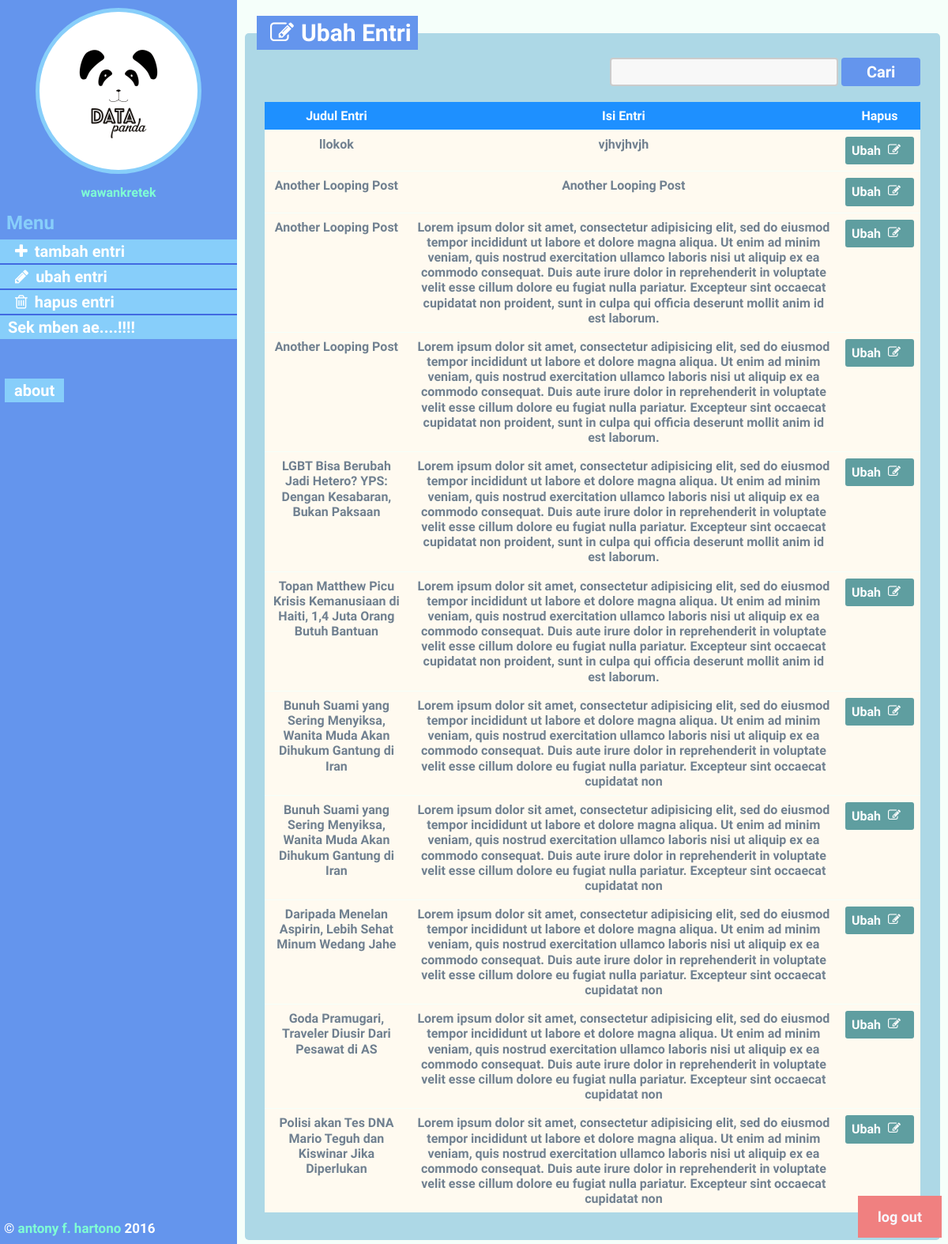
/t4/ubah-dp.php (signed in), run on the app's committed database.
### tables this page shows
CREATE TABLE IF NOT EXISTS `blog` (
  `id` int(11) NOT NULL AUTO_INCREMENT,
  `blog_judul` varchar(255) NOT NULL DEFAULT '0',
  `blog_tanggal` varchar(50) NOT NULL,
  `blog_isi` text,
  `blog_gambar` text,
  PRIMARY KEY (`id`)
);

### config.php (called while the page is built, shortened)
<?php namespace config_;
class Config {
		var $SQL = "";
		var $SQL_from = "";
		var $SQL_where = "";
		var $SQL_order = "";
		public function __construct() {
			$db ="db_dp";
		}
		public function select($field = "*") {
			if (is_array($field)) {
				$this->SQL .= "SELECT " .implode(", ", $field) ." ";
			} else {
				if ($this->SQL == '') {
					$this->SQL .= "SELECT " .$field ." ";
				} else {
					$this->SQL .= ", " .$field ." ";
				}
			}
		}
		public function from($table) {
			if (is_array($table)) {
				$this->SQL_from .= "FROM " .implode(", ", $table) ." ";
			} else {
				if ($this->SQL_from == '') {
					$this->SQL_from .= "FROM " .$table ." ";
				} else {
					$this->SQL_from .= ", " .$table ." ";
				}
			}
		}
		public function order($field, $value = "") {
			if (is_array($field)) {
				foreach ($field as $key => $value) {
					if ($this->SQL_order == '') {
						$this->SQL_order .= "ORDER BY " .$value ." " .$key ." ";
					} else {
						$this->SQL_order .= ", " .$value ." " .$key ." ";
					}
				}
			} else {
				if ($this->SQL_order == '') {
					$this->SQL_order .= "ORDER BY " .$field ." " .$value ." ";
				} else {
					$this->SQL_order .= ", " .$field ." " .$value ." ";
				}
			}
		}
		public function get() {
			$this->resultData = [];
			$this->SQL .= $this->SQL_from .$this->SQL_where .$this->SQL_order;
			$result = mysql_query($this->SQL);
			$index = 0;
			while ($data = mysql_fetch_array($result)) {
				foreach ($data as $key => $value) {
					$this->resultData[$index][$key] = $value;
				}
				$index++;
			}
			return $this->resultData;
		}
		public function reset() {
			$this->SQL = "";
			$this->SQL_from = "";
			$this->SQL_where = "";
			$this->SQL_order = "";
		}
}
?>

### t4/sc/model-blog.php (called while the page is built, shortened)
<?php namespace sc\_model_blog;
	class model_blog extends Config {
		function __construct() {
			$this->db = new Config();
		}
		public function SELECT_ALL() {
			$this->db->select('*');
			$this->db->from('blog');
			$this->db->order('blog_tanggal','DESC');
			$data = $this->db->get();
			return $data;
		}
	}
?>

### t4/ubah-dp.php (the view, shortened to what this page needs)
<?php session_start();
include('bagian/header.php');
    $blog = new Blog;
  if (isset($_GET['search'])) {
    $data_blog = $blog->LIKE('blog_judul',$_GET['search']);
  } else {
    $data_blog = $blog->SELECT_ALL();
  }
?>
<body>
    <?php include('bagian/sidebar.php'); ?>
        <section id="mainbar">
            <div class="isi">
                <fieldset>
                    <legend><span class="fa fa-edit"></span>Ubah Entri</legend>
                      <div class="search">
                      <form action="" method="GET">
                        <input type="text" name="search">
                        <input type="submit" value="Cari">
                      </form>
                      </div>
                    <div class="isi-form">
                      <table class="tb-select">
                      <thead>
                          <tr>
                              <th>Judul Entri</th>
                              <th>Isi Entri</th>
                              <th>Hapus</th>
                          </tr>
                      </thead>
<form action="" method="GET">
                      <tbody>
    <?php
    foreach ($data_blog as $brs) {
    ?>
    <tr>
    <td><?php echo $brs['blog_judul']?></td>
    <td><?php echo $brs['blog_isi']?></td>
    <td><a class='b-ubah' href="ubah-dp-e.php?id=<?php echo $brs['id']?>">Ubah <span class="fa fa-edit"></a></td>
    </tr>
                      </tbody>
</form>
    <?php
  }
?>
                      </table>
                    </div>
                </fieldset>
            </div>
        </section>
    </div>
</section>
</body>
</html>

### t4/assets/css/mc.css (style rules this page uses)
* { padding: 0px; margin: 0px; font-family: "Roboto", sans-serif; }
a { text-decoration: none; color: aquamarine; }
#konten #mainbar { position: fixed; width: 75%; background: mintcream; right: 0; bottom: 0; top: 0; overflow-y:auto; }
#mainbar .isi { margin-top: 15px; padding: 5px 10px; }
#mainbar .isi .isi-form { margin-top: 15px; padding: 5px 10px; }
fieldset { border:0; background: lightblue; border-radius: 5px; padding: 10px 15px; }
legend { padding: 4px 8px; background: cornflowerblue; color: white; font-weight: 600; font-size: 30px }
label, input, select { font-size: 20px; }
input, select { border: 2px solid #ccc; border-radius: 4px; background-color: #f8f8f8; padding: 4px 10px; }
input,select { width: 82%; }
.fa { padding: 0px 9px; }
table { width: 100%; max-width: 100%; margin-bottom: 20px; border-spacing: 0; color: white; text-align: center; }
table > thead > tr > th, table > tbody > tr > th, table > thead > tr > td, table > tbody > tr > td { padding: 8px; line-height: 1.2; vertical-align: top; border-top: 1px solid mintcream; background: floralwhite; color: slategrey; }
table > thead > tr > th { vertical-align: bottom; border-top: 0; background: dodgerblue; color:white; }
.b-hapus,.b-ubah { color: white; padding: 6px; display: inline-flex; border-radius: 3px; border: 2px solid transparent; }
.b-ubah { background: cadetblue; }
.search { display: block; margin: 0px 10px; text-align: right }
.search input[type="text"] { width :32%; transition: all 0.6s ease; }
.search input[type="submit"] { width :12%; border: 2px solid transparent; background: cornflowerblue; color: white; }

### data on the page
blog: blog_judul "llokok", blog_isi "vjhvjhvjh"
blog: blog_judul "Another Looping Post", blog_isi "Another Looping Post"
blog: blog_judul "Another Looping Post", blog_isi "Lorem ipsum dolor sit amet, consectetur adipisicing elit, sed do eiusmod tempor incididunt ut labore et dolore magna aliqua. Ut enim ad minim veniam, quis nostrud exercitation ullamco laboris nisi ut aliquip ex ea commodo consequat. Duis aute irure dolor in reprehenderit in voluptate velit esse cillum dolore eu fugiat nulla pariatur. Excepteur sint occaecat cupidatat non proident, sunt in culpa qui officia deserunt mollit anim id est laborum."
blog: blog_judul "Another Looping Post", blog_isi "Lorem ipsum dolor sit amet, consectetur adipisicing elit, sed do eiusmod tempor incididunt ut labore et dolore magna aliqua. Ut enim ad minim veniam, quis nostrud exercitation ullamco laboris nisi ut aliquip ex ea commodo consequat. Duis aute irure dolor in reprehenderit in voluptate velit esse cillum dolore eu fugiat nulla pariatur. Excepteur sint occaecat cupidatat non proident, sunt in culpa qui officia deserunt mollit anim id est laborum."
blog: blog_judul "LGBT Bisa Berubah Jadi Hetero? YPS: Dengan Kesabaran, Bukan Paksaan", blog_isi "Lorem ipsum dolor sit amet, consectetur adipisicing elit, sed do eiusmod tempor incididunt ut labore et dolore magna aliqua. Ut enim ad minim veniam, quis nostrud exercitation ullamco laboris nisi ut aliquip ex ea commodo consequat. Duis aute irure dolor in reprehenderit in voluptate velit esse cillum dolore eu fugiat nulla pariatur. Excepteur sint occaecat cupidatat non proident, sunt in culpa qui officia deserunt mollit anim id est laborum."
blog: blog_judul "Topan Matthew Picu Krisis Kemanusiaan di Haiti, 1,4 Juta Orang Butuh Bantuan", blog_isi "Lorem ipsum dolor sit amet, consectetur adipisicing elit, sed do eiusmod tempor incididunt ut labore et dolore magna aliqua. Ut enim ad minim veniam, quis nostrud exercitation ullamco laboris nisi ut aliquip ex ea commodo consequat. Duis aute irure dolor in reprehenderit in voluptate velit esse cillum dolore eu fugiat nulla pariatur. Excepteur sint occaecat cupidatat non proident, sunt in culpa qui officia deserunt mollit anim id est laborum."
blog: blog_judul "Bunuh Suami yang Sering Menyiksa, Wanita Muda Akan Dihukum Gantung di Iran", blog_isi "Lorem ipsum dolor sit amet, consectetur adipisicing elit, sed do eiusmod tempor incididunt ut labore et dolore magna aliqua. Ut enim ad minim veniam, quis nostrud exercitation ullamco laboris nisi ut aliquip ex ea commodo consequat. Duis aute irure dolor in reprehenderit in voluptate velit esse cillum dolore eu fugiat nulla pariatur. Excepteur sint occaecat cupidatat non"
blog: blog_judul "Bunuh Suami yang Sering Menyiksa, Wanita Muda Akan Dihukum Gantung di Iran", blog_isi "Lorem ipsum dolor sit amet, consectetur adipisicing elit, sed do eiusmod tempor incididunt ut labore et dolore magna aliqua. Ut enim ad minim veniam, quis nostrud exercitation ullamco laboris nisi ut aliquip ex ea commodo consequat. Duis aute irure dolor in reprehenderit in voluptate velit esse cillum dolore eu fugiat nulla pariatur. Excepteur sint occaecat cupidatat non"
blog: blog_judul "Daripada Menelan Aspirin, Lebih Sehat Minum Wedang Jahe", blog_isi "Lorem ipsum dolor sit amet, consectetur adipisicing elit, sed do eiusmod tempor incididunt ut labore et dolore magna aliqua. Ut enim ad minim veniam, quis nostrud exercitation ullamco laboris nisi ut aliquip ex ea commodo consequat. Duis aute irure dolor in reprehenderit in voluptate velit esse cillum dolore eu fugiat nulla pariatur. Excepteur sint occaecat cupidatat non"
blog: blog_judul "Goda Pramugari, Traveler Diusir Dari Pesawat di AS", blog_isi "Lorem ipsum dolor sit amet, consectetur adipisicing elit, sed do eiusmod tempor incididunt ut labore et dolore magna aliqua. Ut enim ad minim veniam, quis nostrud exercitation ullamco laboris nisi ut aliquip ex ea commodo consequat. Duis aute irure dolor in reprehenderit in voluptate velit esse cillum dolore eu fugiat nulla pariatur. Excepteur sint occaecat cupidatat non"
blog: blog_judul "Polisi akan Tes DNA Mario Teguh dan Kiswinar Jika Diperlukan", blog_isi "Lorem ipsum dolor sit amet, consectetur adipisicing elit, sed do eiusmod tempor incididunt ut labore et dolore magna aliqua. Ut enim ad minim veniam, quis nostrud exercitation ullamco laboris nisi ut aliquip ex ea commodo consequat. Duis aute irure dolor in reprehenderit in voluptate velit esse cillum dolore eu fugiat nulla pariatur. Excepteur sint occaecat cupidatat non"

### other printed values
$_SESSION['log'] "wawankretek"
